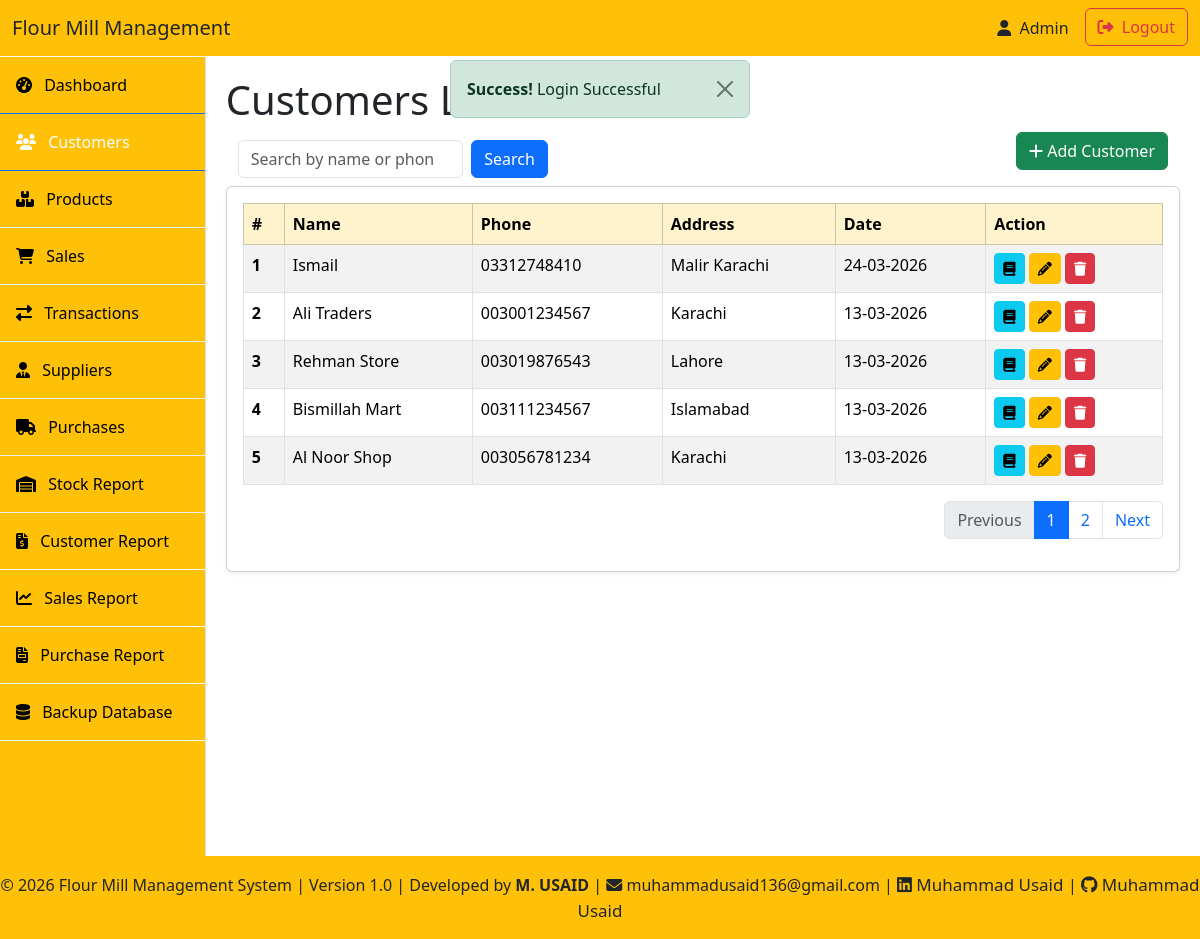
/customers/customer_list.php (signed in), run on the app's committed database.
### tables this page shows
CREATE TABLE `customers` (
  `id` int(11) NOT NULL AUTO_INCREMENT,
  `name` varchar(100) NOT NULL,
  `phone` varchar(20) DEFAULT NULL,
  `address` text DEFAULT NULL,
  `created_at` timestamp NOT NULL DEFAULT current_timestamp(),
  PRIMARY KEY (`id`)
);

### includes/functions.php (called while the page is built, shortened)
<?php
function e(string $value): string
{
    return htmlspecialchars($value ?? '', ENT_QUOTES | ENT_SUBSTITUTE, 'UTF-8');
}

### customers/customer_list.php (the view, shortened to what this page needs)
<?php
include "../includes/init.php";
include "../layout/header.php";
$search = isset($_GET['search']) ? $_GET['search'] : '';
$limit = 5;
$page = isset($_GET['page']) ? (int) $_GET['page'] : 1;
$offset = ($page - 1) * $limit;
$stmt = mysqli_prepare($conn, "
SELECT * FROM customers
    WHERE name LIKE ?
    OR phone LIKE ?
    ORDER BY created_at DESC
    LIMIT ? OFFSET ?
");
$searchParam = "%$search%";
mysqli_stmt_bind_param($stmt, "siii", $searchParam, $searchParam, $limit, $offset);
mysqli_stmt_execute($stmt);
$result = mysqli_stmt_get_result($stmt);
$stmt2 = mysqli_prepare($conn, "
SELECT COUNT(*) FROM customers
    WHERE name LIKE ?
    OR phone LIKE ?
");
mysqli_stmt_bind_param($stmt2, "ss", $searchParam, $searchParam);
mysqli_stmt_execute($stmt2);
mysqli_stmt_bind_result($stmt2, $total_customers);
$total_customers_pages = ceil($total_customers / $limit);
?>
<h1>Customers List</h1>
<div class="container-fluid">
    <div class="d-flex justify-content-between align-items-center">
        <form method="get" class="d-flex col-md-4">
            <input class="form-control me-2" name="search" type="search" placeholder="Search by name or phone" value="<?= e($search); ?>" aria-label="Search">
            <button class="btn btn-primary" type="submit">Search</button>
        </form>
        <a href="customer_add.php" class="btn btn-success mb-3 btn-md">
            <i class="fa fa-add"></i> Add Customer
        </a>
    </div>
</div>
<div class="card shadow-sm">
    <div class="card-body">
        <div class="table-responsive">
            <table class="table table-bordered table-striped">
                <thead class="table-warning">
                    <tr>
                        <th scope="col">#</th>
                        <th scope="col">Name</th>
                        <th scope="col">Phone</th>
                        <th scope="col">Address</th>
                        <th scope="col">Date</th>
                        <th scope="col">Action</th>
                    </tr>
                </thead>
                <tbody>
                    <?php $counter = 1; ?>
                    <?php while ($row = mysqli_fetch_assoc($result)): ?>
                        <tr>
                            <th scope="row"><?= $counter; ?></th>
                            <td><?= $row['name']; ?></td>
                            <td>0<?= $row['phone']; ?></td>
                            <td><?= $row['address']; ?></td>
                            <td><?= date("d-m-Y", strtotime($row['created_at'])); ?></td>
                            <td>
                                <a href="customer_ledger.php?id=<?= $row['id']; ?>"
                                    class="btn btn-sm btn-info">
                                    <i class="fa fa-book"></i>
                                </a>
                                <a href="customer_edit.php?id=<?= $row['id']; ?>"
                                    class="btn btn-warning btn-sm">
                                    <i class="fa fa-pencil"></i>
                                </a>
                                <a href="customer_delete.php?id=<?= $row['id']; ?>"
                                    class="btn btn-danger btn-sm"
                                    onclick="return confirm('Are you sure you want to delete this customer?')">
                                    <i class="fa fa-trash"></i>
                                </a>
                            </td>
                        </tr>
                        <?php $counter++; ?>
                    <?php endwhile; ?>
                </tbody>
            </table>
        <nav aria-label="Page navigation">
            <ul class="pagination justify-content-end mt-2">
                <li class="page-item <?php if ($page <= 1) echo 'disabled'; ?>">
                    <a class="page-link" href="<?php if ($page <= 1) echo '#';
                                                else echo '?search=' . urlencode($search) . '&page=' . ($page - 1); ?>">Previous</a>
                </li>
                <?php for ($i = 1; $i <= $total_customers_pages; $i++): ?>
                    <li class="page-item <?php if ($page == $i) echo 'active'; ?>">
                        <a class="page-link" href="?search=<?= urlencode($search) ?>&page=<?= $i; ?>"><?= $i; ?></a>
                    </li>
                <?php endfor; ?>
                <li class="page-item <?php if ($page >= $total_customers_pages) echo 'disabled'; ?>">
                    <a class="page-link" href="<?php if ($page >= $total_customers_pages) echo '#';
                                                else echo '?search=' . urlencode($search) . '&page=' . ($page + 1); ?>">Next</a>
                </li>
            </ul>
        </nav>
    </div>
    </div>
</div>
<?php include "../layout/footer.php";
?>

### layout/header.php (style rules this page uses)
body { overflow-x: hidden; }

### data on the page
customers: name "Ismail", phone "3312748410", address "Malir Karachi", created_at "24-03-2026"
customers: name "Ali Traders", phone "03001234567", address "Karachi", created_at "13-03-2026"
customers: name "Rehman Store", phone "03019876543", address "Lahore", created_at "13-03-2026"
customers: name "Bismillah Mart", phone "03111234567", address "Islamabad", created_at "13-03-2026"
customers: name "Al Noor Shop", phone "03056781234", address "Karachi", created_at "13-03-2026"

### other printed values
$msg "Login Successful"
